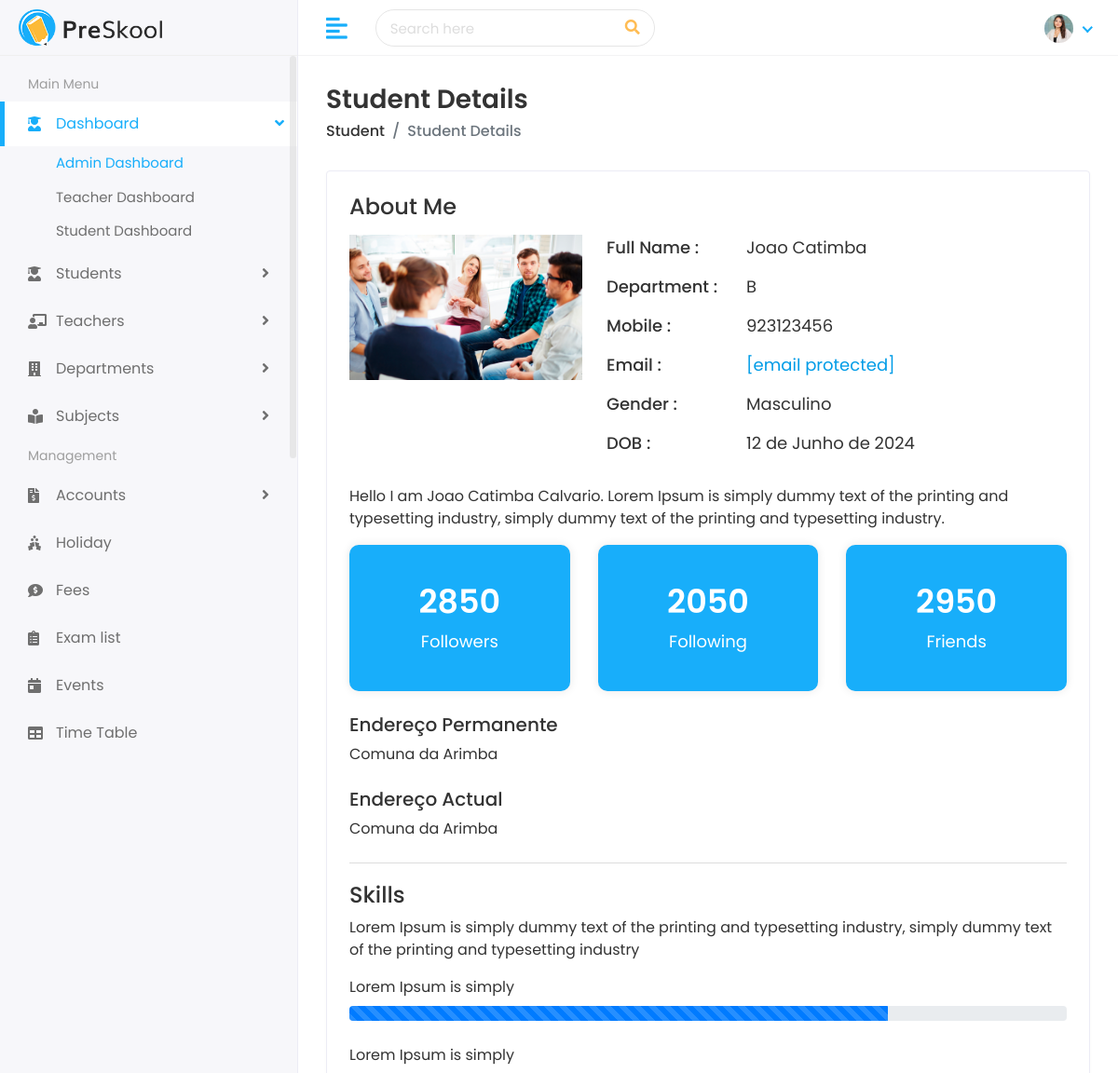
The app's page /student/students/456/ (upper part), older data.
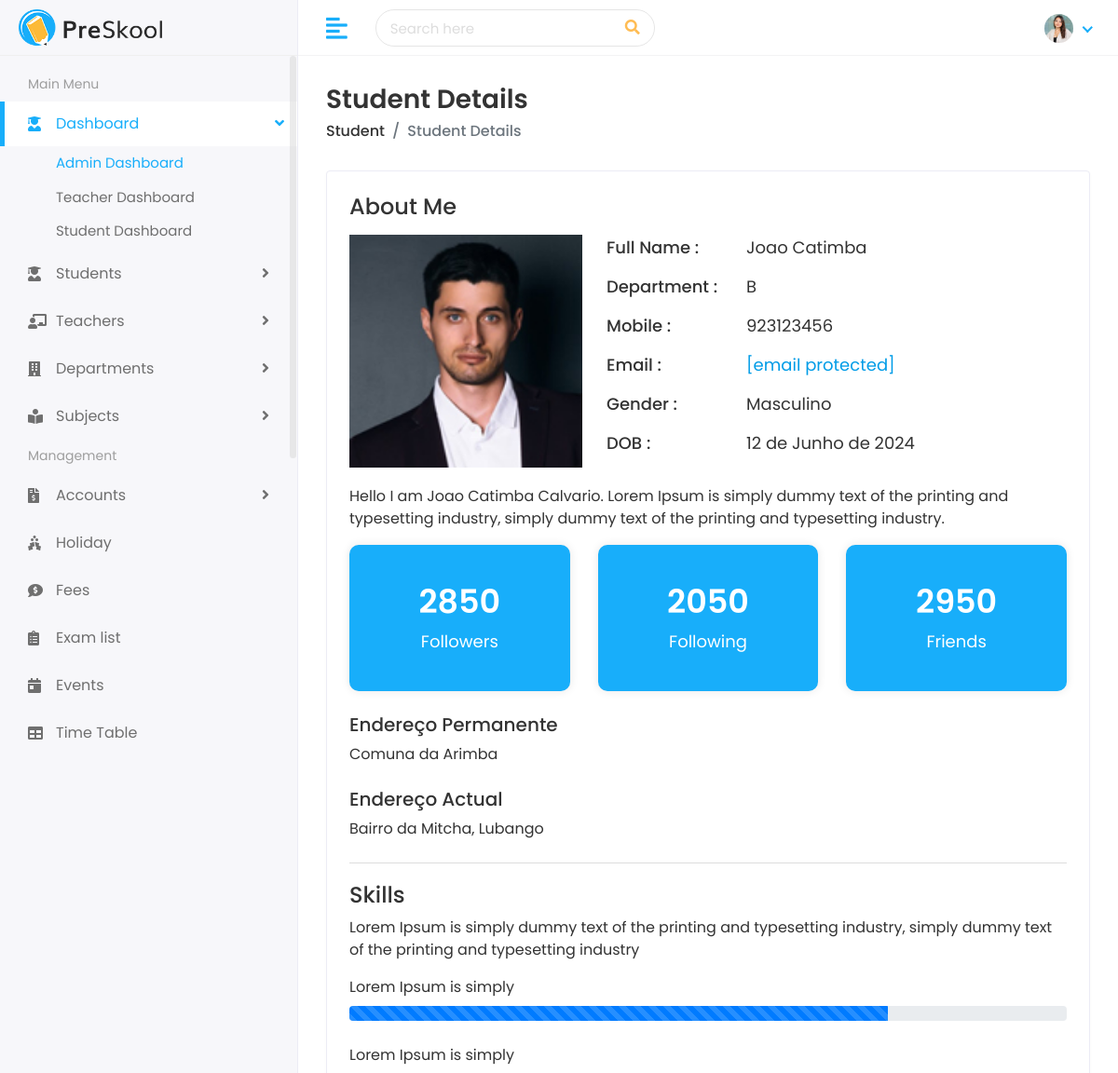
The same page, newer data.
### student/models.py (models this page shows, shortened)
class Student(models.Model):
    first_name = models.CharField(max_length=100)
    last_name = models.CharField(max_length=100)
    student_id = models.CharField(max_length=20, unique=True)
    gender = models.CharField(max_length=15, choices=[('Masculino', 'Masculino'), ('Feminino', 'Feminino')])
    date_of_birth = models.DateField()
    student_class = models.CharField(max_length=100)
    religion = models.CharField(max_length=50)
    joining_date = models.DateField()
    mobile_number = models.CharField(max_length=20)
    admission_number = models.CharField(max_length=20, unique=True)
    section = models.CharField(max_length=15)
    student_image = models.ImageField(upload_to='fotos/students/', blank=True, null=True)
    parent = models.OneToOneField(Parent, on_delete=models.CASCADE)
    slug = models.SlugField(max_length=255, unique=True, blank=True, null=True)

class Parent(models.Model):
    father_name = models.CharField(max_length=100)
    father_occupation = models.CharField(max_length=100)
    father_mobile = models.CharField(max_length=20)
    father_email = models.EmailField(max_length=100)
    mother_name = models.CharField(max_length=100)
    mother_occupation = models.CharField(max_length=100)
    mother_mobile = models.CharField(max_length=20)
    mother_email = models.EmailField(max_length=100)
    present_address = models.TextField()
    permanent_address = models.TextField()

### student/views.py (the view)
# urls.py: path('students/<str:slug>/', views.view_student, name='view_student'),
def view_student(request, slug):
    student = get_object_or_404(Student, student_id = slug)
    context = {
        'student': student
    }
    return render(request, "students/student-details.html", context)

### templates/students/student-details.html (shortened to what this page needs)
{% extends 'Home/base.html' %}
{% load static %}
{% block body %}
<div class="page-wrapper">
<div class="content container-fluid">
<div class="page-header">
<div class="row">
<div class="col-sm-12">
<h3 class="page-title">Student Details</h3>
<ul class="breadcrumb">
<li class="breadcrumb-item"><a href="/student">Student</a></li>
<li class="breadcrumb-item active">Student Details</li>
</ul>
</div>
</div>
</div>
<div class="card">
<div class="card-body">
<div class="row">
<div class="col-md-12">
<div class="about-info">
<h4>About Me</h4>
<div class="media mt-3">
<img src="{{student.student_image.url}}" class="mr-3" alt="...">
<div class="media-body">
<ul>
<li>
<span class="title-span">Full Name : </span>
<span class="info-span">{{ student.first_name}}</span>
</li>
<li>
<span class="title-span">Department : </span>
<span class="info-span">{{student.section}}</span>
</li>
<li>
<span class="title-span">Mobile : </span>
<span class="info-span">{{student.mobile_number}}</span>
</li>
<li>
<span class="title-span">Email : </span>
<span class="info-span"><a href="{{student.parent.father_email}}" class="__cf_email__" data-cfemail="7216131b010b32151f131b1e5c111d1f">[email&#160;protected]</a></span>
</li>
<li>
<span class="title-span">Gender : </span>
<span class="info-span">{{student.gender}}</span>
</li>
<li>
<span class="title-span">DOB : </span>
<span class="info-span">{{student.date_of_birth}}</span>
</li>
</ul>
</div>
</div>
<div class="row mt-3">
<div class="col-md-12">
<p>Hello I am {{ student.first_name }} {{ student.last_name }}. Lorem Ipsum is simply dummy text of the printing and typesetting industry, simply dummy text of the printing and typesetting industry.</p>
</div>
</div>
<div class="row follow-sec">
<div class="col-md-4 mb-3">
<div class="blue-box">
<h3>2850</h3>
<p>Followers</p>
</div>
</div>
<div class="col-md-4 mb-3">
<div class="blue-box">
<h3>2050</h3>
<p>Following</p>
</div>
</div>
<div class="col-md-4 mb-3">
<div class="blue-box">
<h3>2950</h3>
<p>Friends</p>
</div>
</div>
</div>
<div class="row mt-2">
<div class="col-md-12">
<h5>Endereço Permanente</h5>
<p>{{student.parent.permanent_address}}</p>
</div>
</div>
<div class="row mt-2">
<div class="col-md-12">
<h5>Endereço Actual</h5>
<p>{{student.parent.present_address}}</p>
</div>
</div>
</div>
</div>
</div>
<div class="row mt-2">
<div class="col-md-12">
<div class="skill-info">
<h4>Skills</h4>
<p>Lorem Ipsum is simply dummy text of the printing and typesetting industry, simply dummy text of the printing and typesetting industry</p>
<ul>
<li>
<label>Lorem Ipsum is simply</label>
<div class="progress">
<div class="progress-bar progress-bar-striped progress-bar-animated" role="progressbar" aria-valuenow="75" aria-valuemin="0" aria-valuemax="100" style="width: 75%"></div>
</div>
</li>
<li>
<label>Lorem Ipsum is simply</label>
</li>
</ul>
</div>
</div>
</div>
</div>
</div>
</div>
</div>
</div>
</body>
</html>
{% endblock %}

### templates/Home/base.html (shortened to what this page needs)
{% load static %}
<!DOCTYPE html>
<html lang="en">
   <head>
      <link rel="stylesheet" href="{%static 'assets/plugins/bootstrap/css/bootstrap.min.css' %}">
      <link rel="stylesheet" href="{%static 'assets/plugins/fontawesome/css/fontawesome.min.css' %}">
      <link rel="stylesheet" href="{%static 'assets/plugins/fontawesome/css/all.min.css' %}">
      <link rel="stylesheet" href="{%static 'assets/css/style.css' %}">
   </head>
   <body>
      <div class="main-wrapper">
         <div class="header">
            <div class="header-left">
               <a href="index.html" class="logo">
               <img src="assets/img/logo.png" alt="Logo">
               </a>
            </div>
            <a href="javascript:void(0);" id="toggle_btn">
            <i class="fas fa-align-left"></i>
            </a>
            <div class="top-nav-search">
               <form>
                  <input type="text" class="form-control" placeholder="Search here">
                  <button class="btn" type="submit"><i class="fas fa-search"></i></button>
               </form>
            </div>
            <ul class="nav user-menu">
               <li class="nav-item dropdown noti-dropdown">
                  <a href="#" class="dropdown-toggle nav-link" data-toggle="dropdown">
                  </a>
               </li>
               <li class="nav-item dropdown has-arrow">
                  <a href="#" class="dropdown-toggle nav-link" data-toggle="dropdown">
                  <span class="user-img"><img class="rounded-circle" src="assets/img/profiles/avatar-01.jpg" width="31" alt="Ryan Taylor"></span>
                  </a>
               </li>
            </ul>
         </div>
         <div class="sidebar" id="sidebar">
            <div class="sidebar-inner slimscroll">
               <div id="sidebar-menu" class="sidebar-menu">
                  <ul>
                     <li class="menu-title">
                        <span>Main Menu</span>
                     </li>
                     <li class="submenu active">
                        <a href="#"><i class="fas fa-user-graduate"></i> <span> Dashboard</span> <span class="menu-arrow"></span></a>
                        <ul>
                           <li><a href="index.html" class="active">Admin Dashboard</a></li>
                           <li><a href="teacher-dashboard.html">Teacher Dashboard</a></li>
                           <li><a href="student-dashboard.html">Student Dashboard</a></li>
                        </ul>
                     </li>
                     <li class="submenu">
                        <a href="#"><i class="fas fa-user-graduate"></i> <span> Students</span> <span class="menu-arrow"></span></a>
                     </li>
                     <li class="submenu">
                        <a href="#"><i class="fas fa-chalkboard-teacher"></i> <span> Teachers</span> <span class="menu-arrow"></span></a>
                     </li>
                     <li class="submenu">
                        <a href="#"><i class="fas fa-building"></i> <span> Departments</span> <span class="menu-arrow"></span></a>
                     </li>
                     <li class="submenu">
                        <a href="#"><i class="fas fa-book-reader"></i> <span> Subjects</span> <span class="menu-arrow"></span></a>
                     </li>
                     <li class="menu-title">
                        <span>Management</span>
                     </li>
                     <li class="submenu">
                        <a href="#"><i class="fas fa-file-invoice-dollar"></i> <span> Accounts</span> <span class="menu-arrow"></span></a>
                     </li>
                     <li>
                        <a href="holiday.html"><i class="fas fa-holly-berry"></i> <span>Holiday</span></a>
                     </li>
                     <li>
                        <a href="fees.html"><i class="fas fa-comment-dollar"></i> <span>Fees</span></a>
                     </li>
                     <li>
                        <a href="exam.html"><i class="fas fa-clipboard-list"></i> <span>Exam list</span></a>
                     </li>
                     <li>
                        <a href="event.html"><i class="fas fa-calendar-day"></i> <span>Events</span></a>
                     </li>
                     <li>
                        <a href="time-table.html"><i class="fas fa-table"></i> <span>Time Table</span></a>
                     </li>
                  </ul>
               </div>
            </div>
         </div>
         {% block body %}
         {% endblock %}
  </body>
  </html>

Row changes from the older to the newer data that the page shows:
changed Student "Joao Catimba": student_image: a different picture; parent.present_address "Comuna da Arimba" → "Bairro da Mitcha, Lubango"
